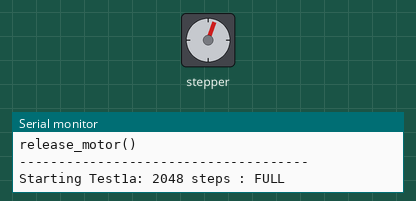
Simulated run of this sketch. Board: ESP32. On the bench: stepper motor, the last lines printed to the serial monitor. Stepper angles assume 2048 steps per turn.

Above: at 1.94 s.
At 17.27 s:
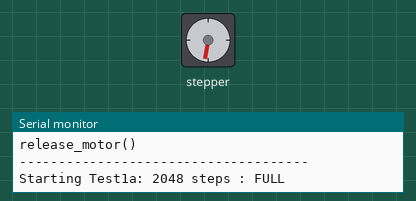
At 32.6 s:
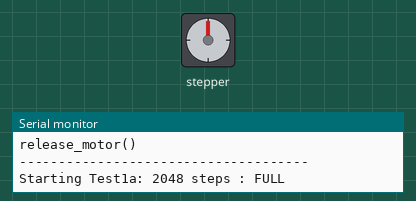
At 39.94 s:
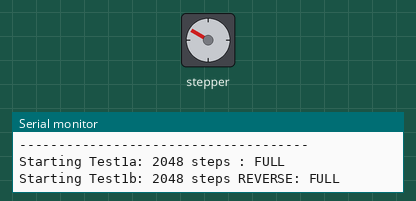
Timing chart, 0 to 40.0 s (numbered marks = the images above):
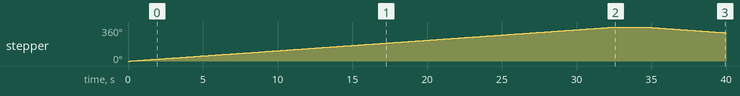

Measured:
- by itself, stepper: turns 360° clockwise in 32.4 s, then 61° counter-clockwise in 5.4 s

The sketch:

ULN2003-MINIMAL-STEPPER.ino
```cpp
// (licence header left out)
// ---------------------------------------------------------------------------
// SPECIAL LICENSE
// ---------------------------------------------------------------------------
// This code is released under license. If you copy or write new code based on
// the code in these files. you MUST include to link to these files AND you MUST
// include references to the authors of this code.

// ---------------------------------------------------------------------------
// CONTRIBUTIONS
// ---------------------------------------------------------------------------
// It is costly to continue development and purchase boards and components.
// Your support is needed to continue development of this project. Please
// contribute to this project, and use PayPal to send your donation to user
// rbb1brown@gmail.com (Robert Brown). All contributions are gratefully accepted.

#include <Arduino.h>
//#include <HalfStepperESP32.h>
#include <Stepper.h>

#define STEPSPERREVOLUTION 2048
// PRO2EULS2003
//#define TEMPPIN       10
//#define I2CDATAPIN    5
//#define I2CCLKPIN     4
//#define IN1           13
//#define IN2           12
//#define IN3           14
//#define IN4           2
//#define MSPEED        16500
// IN1ULN, IN3ULN, IN4ULN, IN2ULN

// PRO2ESP32ULN2003
#define IN1           14
#define IN2           27
#define IN3           26
#define IN4           25
#define MSPEED        16500
Stepper mystepper(STEPSPERREVOLUTION, IN1, IN3, IN4, IN2);

int inputPins[4];

void init_board()
{
  Serial.println("init_board()");
  inputPins[0] = IN1;
  inputPins[1] = IN2;
  inputPins[2] = IN3;
  inputPins[3] = IN4;
  for (int inputCount = 0; inputCount < 4; inputCount++)
  {
    pinMode(inputPins[inputCount], OUTPUT);
  }

}

void release_motor()
{
  Serial.println("release_motor()");
  for (int inputCount = 0; inputCount < 4; inputCount++)
  {
    digitalWrite(inputPins[inputCount], 0);
  }
}

void setup()
{
  Serial.begin(115200);
  delay(100);                                   // keep delays small otherwise issue with ASCOM
  init_board();
  release_motor();
}

void loop()
{
  unsigned long startt, endt;

  mystepper.setSpeed(5);

  Serial.println("-------------------------------------");
  Serial.println("Starting Test1a: 2048 steps : FULL");
  //set_fullstep();
  for (int cnt = 0; cnt < 2048; cnt++ )
  {
    mystepper.step(1);
    delay(10);
  }
  delay(2000);
  Serial.println("Starting Test1b: 2048 steps REVERSE: FULL");
  //set_fullstep();
  for (int cnt = 0; cnt < 2048; cnt++ )
  {
    mystepper.step(-1);
    delay(10);
  }
  delay(2000);
  Serial.println("Starting Test3: 1step : FULL : Timed");
  startt = millis();
  mystepper.step(1);
  endt = millis() - startt;
  Serial.print("Time taken for one step: ");
  Serial.print(endt);
  Serial.println(" milliseconds");
  Serial.println("Going back 1 step");
  mystepper.step(-1);
  delay(2000);
  Serial.println("Starting Test4a: 2048 steps : FULL : step(2048)");
  mystepper.step(2048);
  Serial.println("Starting Test4a: 2048 steps REVERSE: FULL : step(-2048)");
  mystepper.step(-2048);
  delay(5000);
} // end Loop()
```
